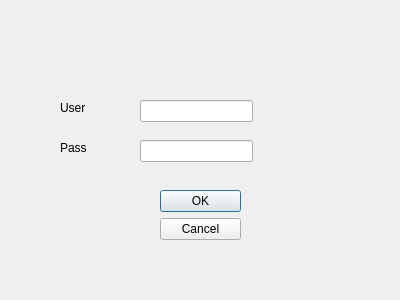
<?xml version="1.0" encoding="UTF-8"?>
<ui version="4.0">
 <class>Dialog</class>
 <widget class="QDialog" name="Dialog">
  <property name="geometry">
   <rect>
    <x>0</x>
    <y>0</y>
    <width>400</width>
    <height>300</height>
   </rect>
  </property>
  <property name="windowTitle">
   <string>Dialog</string>
  </property>
  <widget class="QDialogButtonBox" name="buttonBox">
   <property name="geometry">
    <rect>
     <x>160</x>
     <y>190</y>
     <width>81</width>
     <height>241</height>
    </rect>
   </property>
   <property name="orientation">
    <enum>Qt::Vertical</enum>
   </property>
   <property name="standardButtons">
    <set>QDialogButtonBox::Cancel|QDialogButtonBox::Ok</set>
   </property>
  </widget>
  <widget class="QLineEdit" name="id_ajouter">
   <property name="geometry">
    <rect>
     <x>140</x>
     <y>100</y>
     <width>113</width>
     <height>22</height>
    </rect>
   </property>
  </widget>
  <widget class="QLineEdit" name="id_ajouter_2">
   <property name="geometry">
    <rect>
     <x>140</x>
     <y>140</y>
     <width>113</width>
     <height>22</height>
    </rect>
   </property>
  </widget>
  <widget class="QLabel" name="label">
   <property name="geometry">
    <rect>
     <x>60</x>
     <y>100</y>
     <width>56</width>
     <height>16</height>
    </rect>
   </property>
   <property name="text">
    <string>User</string>
   </property>
  </widget>
  <widget class="QLabel" name="label_2">
   <property name="geometry">
    <rect>
     <x>60</x>
     <y>140</y>
     <width>56</width>
     <height>16</height>
    </rect>
   </property>
   <property name="text">
    <string>Pass</string>
   </property>
  </widget>
  <zorder>id_ajouter</zorder>
  <zorder>id_ajouter_2</zorder>
  <zorder>label</zorder>
  <zorder>label_2</zorder>
  <zorder>buttonBox</zorder>
 </widget>
 <resources/>
 <connections>
  <connection>
   <sender>buttonBox</sender>
   <signal>accepted()</signal>
   <receiver>Dialog</receiver>
   <slot>accept()</slot>
   <hints>
    <hint type="sourcelabel">
     <x>248</x>
     <y>254</y>
    </hint>
    <hint type="destinationlabel">
     <x>157</x>
     <y>274</y>
    </hint>
   </hints>
  </connection>
  <connection>
   <sender>buttonBox</sender>
   <signal>rejected()</signal>
   <receiver>Dialog</receiver>
   <slot>reject()</slot>
   <hints>
    <hint type="sourcelabel">
     <x>316</x>
     <y>260</y>
    </hint>
    <hint type="destinationlabel">
     <x>286</x>
     <y>274</y>
    </hint>
   </hints>
  </connection>
 </connections>
</ui>
